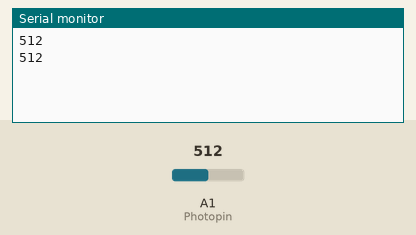
Bench run of a sketch on a simulated Arduino Uno, built with avr-gcc and run on an emulated ATmega328P. Shown: the last lines printed to the serial monitor. The inputs (shaded band) are chosen by the test bench; at power-on: A1 (Photopin) = 512.

Above: at 1.8 s.
1.9 s: A1 (Photopin) set to 716
At 2.8 s:
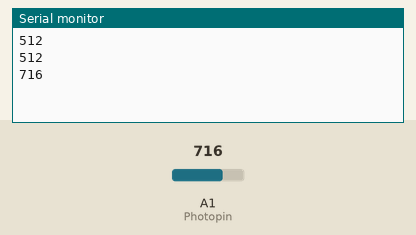
3.4 s: A1 (Photopin) set to 900
At 4.5 s:
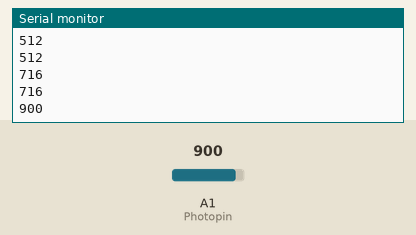
Timing chart, 0 to 6.4 s (numbered marks = the images above; inputs shaded):
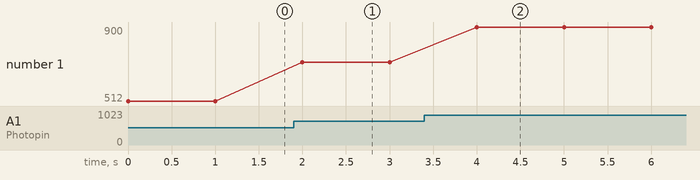

The sketch:

PhotoSensor.ino
```cpp
int Photopin = A1;
int Light_level = 0;
void setup() {
  // put your setup code here, to run once:
  Serial.begin(9600);
}

void loop() {
  // put your main code here, to run repeatedly:
  Light_level = analogRead(Photopin);
  Serial.println(Light_level);
  delay(1000);
}
```

Measured:
- after the input at 1.9 s, the serial monitor: prints a new line after 0.10 s (image 1)
- after the input at 3.4 s, the serial monitor: prints a new line after 0.60 s (image 2)
- plotted number 1: 512 → 716 after the input at 1.9 s, 716 → 900 after the input at 3.4 s
